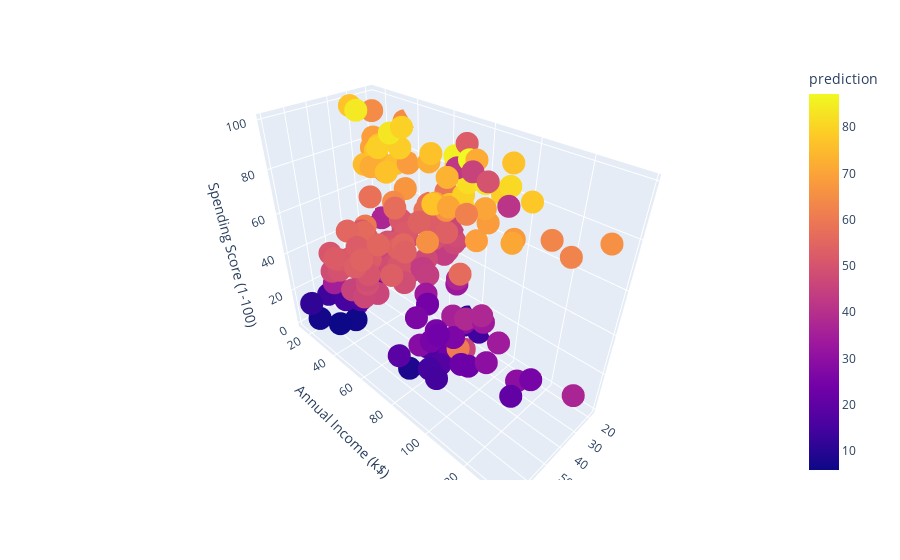

This figure's notebook cell:
### Code cell
px.scatter_3d(da,x='Age', y='Annual Income (k$)', z='Spending Score (1-100)',color='prediction')

### Figure 1 — Plotly figure (JSON) as saved in the notebook; plotly's stock layout.template omitted (floating-point values rounded to 4 significant figures; data arrays with more than 128 entries replaced by an {"elided": "..."} marker saying what was removed)
{"data": [{"hovertemplate": "Age=%{x}<br>Annual Income (k$)=%{y}<br>Spending Score (1-100)=%{z}<br>prediction=%{marker.color}<extra></extra>", "legendgroup": "", "marker": {"color": {"elided": "200 float values"}, "coloraxis": "coloraxis", "symbol": "circle"}, "mode": "markers", "name": "", "scene": "scene", "showlegend": false, "type": "scatter3d", "x": {"elided": "200 int values"}, "y": {"elided": "200 int values"}, "z": {"elided": "200 int values"}}], "layout": {"coloraxis": {"colorbar": {"title": {"text": "prediction"}}, "colorscale": [[0, "#0d0887"], [0.1111, "#46039f"], [0.2222, "#7201a8"], [0.3333, "#9c179e"], [0.4444, "#bd3786"], [0.5556, "#d8576b"], [0.6667, "#ed7953"], [0.7778, "#fb9f3a"], [0.8889, "#fdca26"], [1, "#f0f921"]]}, "legend": {"tracegroupgap": 0}, "margin": {"t": 60}, "scene": {"domain": {"x": [0, 1], "y": [0, 1]}, "xaxis": {"title": {"text": "Age"}}, "yaxis": {"title": {"text": "Annual Income (k$)"}}, "zaxis": {"title": {"text": "Spending Score (1-100)"}}}}}
